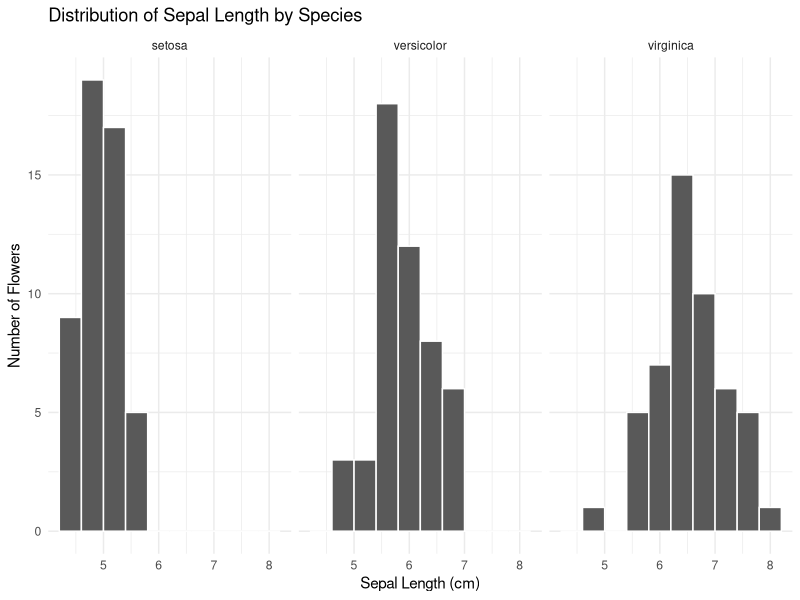
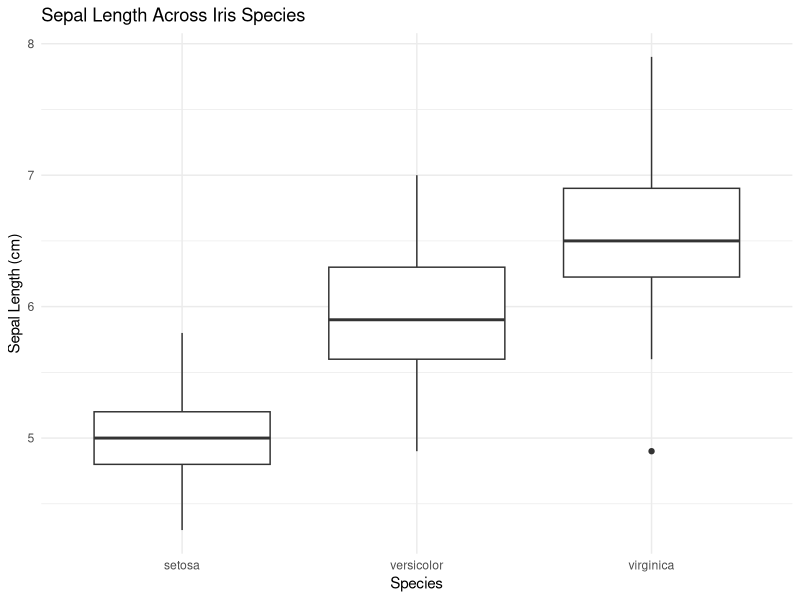
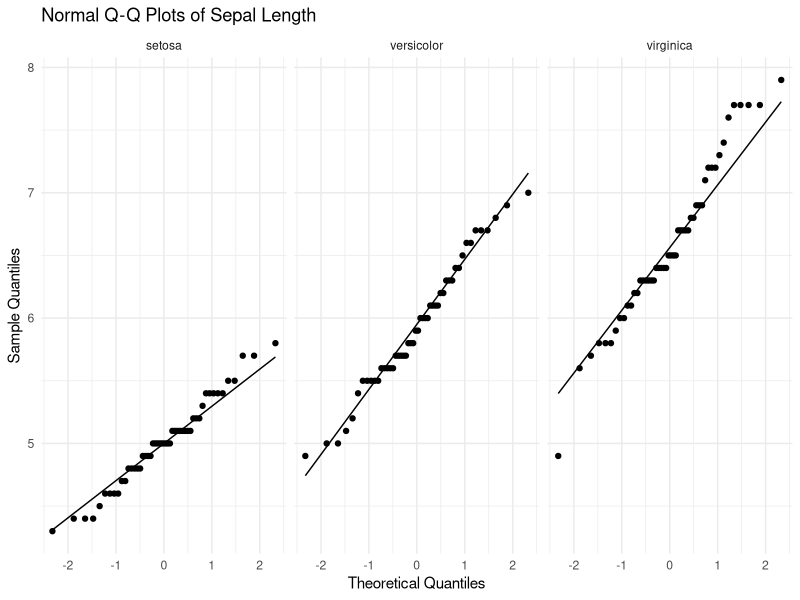
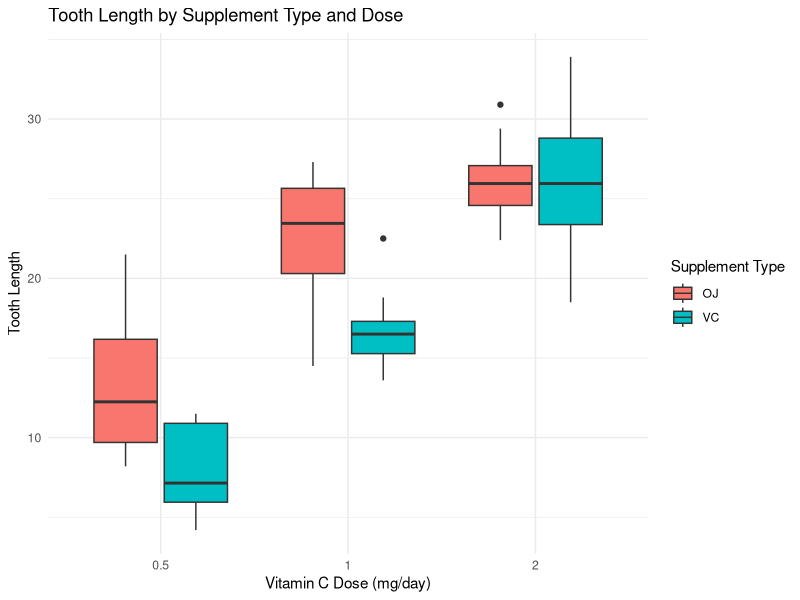
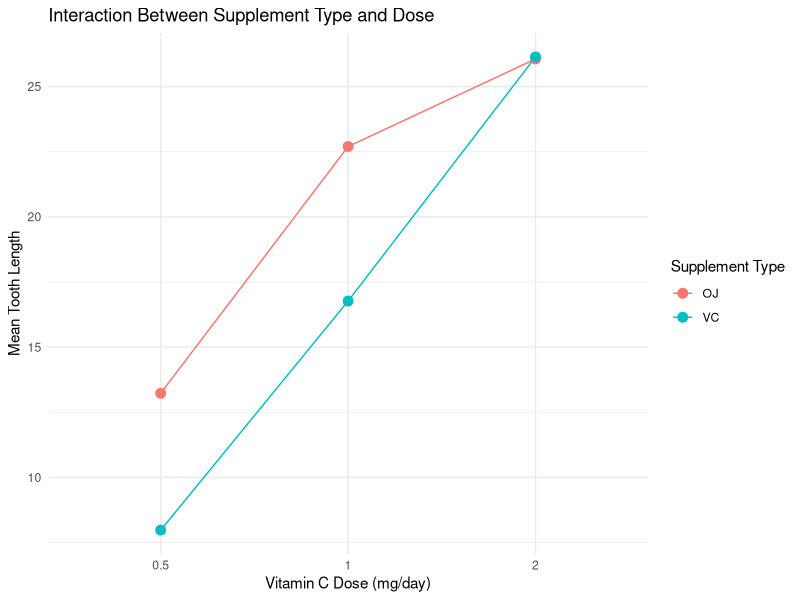
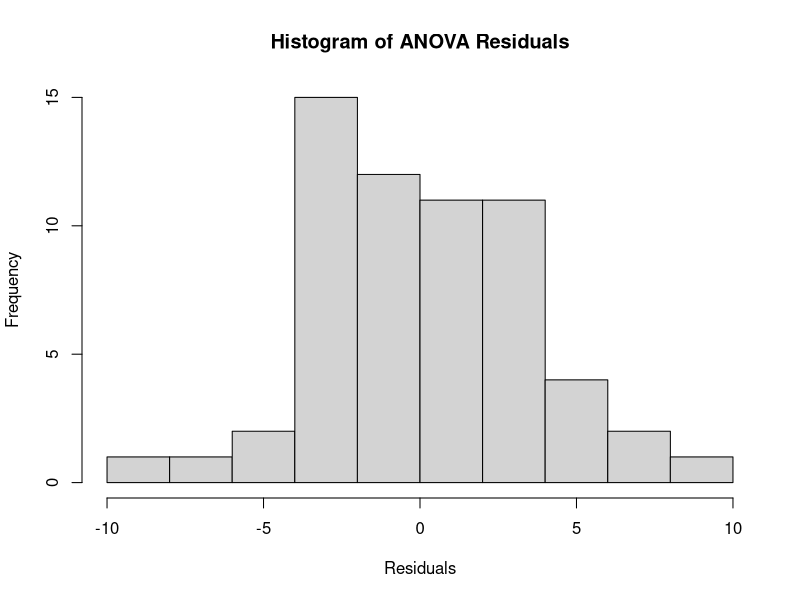
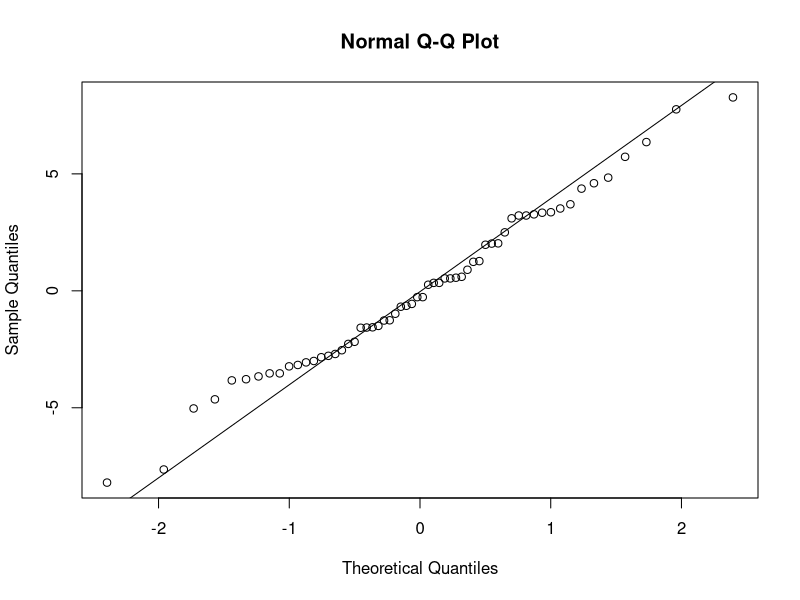
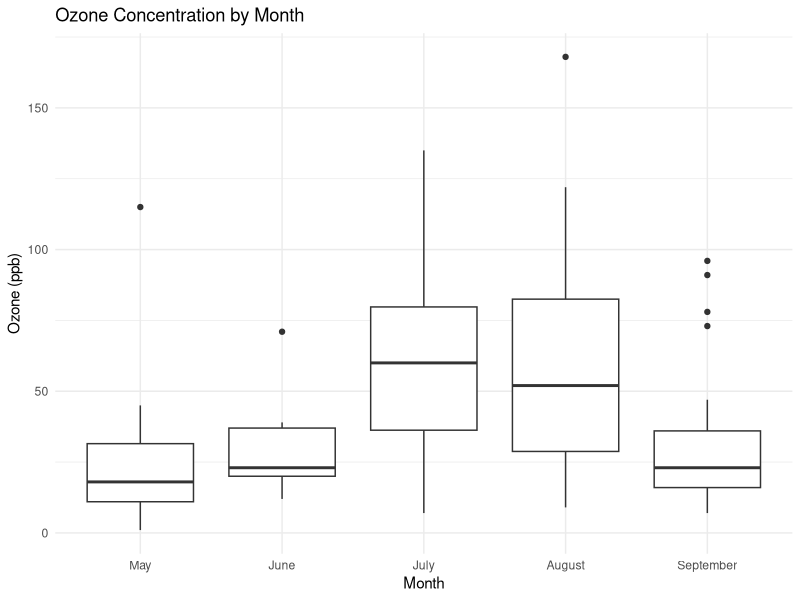

The R source for these figures, in order:
## Name: Denisse Gabrielle C. Bajade

# =========================================================
# BIO 118 Laboratory Exercise 6B
# Comparing Groups: Three or More Groups and Two-Factor Comparisons
# =========================================================

# Load required packages
library(tidyverse)
library(car)

# =========================================================
# 6B.1 Comparing Means of More than Two Groups
# Dataset: iris
# =========================================================

# 6B.1.1 Load and inspect the data

data("iris")

head(iris)
str(iris)
summary(iris)
table(iris$Species)


# 6B.1.2 Explore the data

# Histograms by species
ggplot(iris, aes(x = Sepal.Length)) +
  geom_histogram(bins = 10, color = "white") +
  facet_wrap(~ Species) +
  labs(
    title = "Distribution of Sepal Length by Species",
    x = "Sepal Length (cm)",
    y = "Number of Flowers"
  ) +
  theme_minimal()

# Boxplot
ggplot(iris, aes(x = Species, y = Sepal.Length)) +
  geom_boxplot() +
  labs(
    title = "Sepal Length Across Iris Species",
    x = "Species",
    y = "Sepal Length (cm)"
  ) +
  theme_minimal()

# Descriptive statistics
iris %>%
  group_by(Species) %>%
  summarise(
    n = n(),
    mean_length = mean(Sepal.Length),
    sd_length = sd(Sepal.Length)
  )


# 6B.1.3 State the hypotheses

# H0: The mean sepal length is equal among the three iris species.
# HA: At least one iris species has a different mean sepal length.
# Significance level: alpha = 0.05


# 6B.1.4 Assess the assumptions and choose an appropriate test

# A. Normality: Q-Q plots
ggplot(iris, aes(sample = Sepal.Length)) +
  stat_qq() +
  stat_qq_line() +
  facet_wrap(~ Species) +
  labs(
    title = "Normal Q-Q Plots of Sepal Length",
    x = "Theoretical Quantiles",
    y = "Sample Quantiles"
  ) +
  theme_minimal()

# Shapiro-Wilk test for each species
by(
  iris$Sepal.Length,
  iris$Species,
  shapiro.test
)

# B. Equality of variances: Levene's test
leveneTest(
  Sepal.Length ~ Species,
  data = iris
)


# 6B.1.5 Perform one-way ANOVA

anova_result <- aov(
  Sepal.Length ~ Species,
  data = iris
)

summary(anova_result)


# 6B.1.6 Pairwise comparisons using Tukey's HSD

TukeyHSD(anova_result)


# 6B.1.7 Perform the Kruskal-Wallis test

kruskal.test(
  Sepal.Length ~ Species,
  data = iris
)


# 6B.1.8 Pairwise comparisons after Kruskal-Wallis

pairwise.wilcox.test(
  iris$Sepal.Length,
  iris$Species,
  p.adjust.method = "bonferroni"
)


# =========================================================
# 6B.2 Comparing Means Across Two Factors
# Dataset: ToothGrowth
# =========================================================

# 6B.2.1 Research question

# Does supplement type, vitamin C dose, or their interaction
# significantly affect tooth length?


# 6B.2.2 Load and inspect the data

data("ToothGrowth")

head(ToothGrowth)
str(ToothGrowth)
summary(ToothGrowth)
nrow(ToothGrowth)
table(ToothGrowth$supp, ToothGrowth$dose)

# Convert dose to a categorical variable
ToothGrowth$dose <- as.factor(ToothGrowth$dose)
str(ToothGrowth)


# 6B.2.3 State the hypotheses

# Supplement effect:
# H0: Mean tooth length does not differ between supplement types.
# HA: Mean tooth length differs between supplement types.

# Dose effect:
# H0: Mean tooth length does not differ among dose levels.
# HA: At least one dose level has a different mean tooth length.

# Interaction effect:
# H0: There is no interaction between supplement type and dose.
# HA: There is an interaction between supplement type and dose.

# Significance level: alpha = 0.05


# 6B.2.4 Explore the data

# Summarize the observations
ToothGrowth_summary <- ToothGrowth %>%
  group_by(supp, dose) %>%
  summarise(
    n = n(),
    mean_length = mean(len),
    sd_length = sd(len),
    .groups = "drop"
  )

ToothGrowth_summary

# Boxplot
ggplot(ToothGrowth, aes(x = dose, y = len, fill = supp)) +
  geom_boxplot() +
  labs(
    title = "Tooth Length by Supplement Type and Dose",
    x = "Vitamin C Dose (mg/day)",
    y = "Tooth Length",
    fill = "Supplement Type"
  ) +
  theme_minimal()

# Interaction plot
ggplot(ToothGrowth_summary, aes(
  x = dose,
  y = mean_length,
  color = supp,
  group = supp
)) +
  geom_line() +
  geom_point(size = 3) +
  labs(
    title = "Interaction Between Supplement Type and Dose",
    x = "Vitamin C Dose (mg/day)",
    y = "Mean Tooth Length",
    color = "Supplement Type"
  ) +
  theme_minimal()


# 6B.2.5 Assess the assumptions

# A. Fit the two-way ANOVA model
tooth_aov <- aov(len ~ supp * dose, data = ToothGrowth)
summary(tooth_aov)

# B. Examine the residuals
hist(
  residuals(tooth_aov),
  main = "Histogram of ANOVA Residuals",
  xlab = "Residuals"
)

qqnorm(residuals(tooth_aov))
qqline(residuals(tooth_aov))

shapiro.test(residuals(tooth_aov))

# C. Assess equality of variances
leveneTest(len ~ supp * dose, data = ToothGrowth)


# 6B.2.6 Perform two-way ANOVA

summary(tooth_aov)


# 6B.2.7 Conduct follow-up comparisons

# Compare supplement types
TukeyHSD(tooth_aov, which = "supp")

# Compare dose levels
TukeyHSD(tooth_aov, which = "dose")


# =========================================================
# 6B.3 Practice Activities
# =========================================================


# =========================================================
# 6B.3.1 One-Way ANOVA Using airquality
# Question: Does ozone concentration differ among the five months?
# =========================================================

# 1. Inspect and prepare the data

data("airquality")

head(airquality)
str(airquality)

# Remove observations with missing ozone measurements
ozone_month <- airquality %>%
  filter(!is.na(Ozone))

# Convert Month into a factor
ozone_month <- ozone_month %>%
  mutate(
    Month = factor(
      Month,
      levels = 5:9,
      labels = c("May", "June", "July", "August", "September")
    )
  )

str(ozone_month)
nrow(ozone_month)
table(ozone_month$Month)


# 2. Explore the distribution

# Boxplot
ggplot(ozone_month, aes(x = Month, y = Ozone)) +
  geom_boxplot() +
  labs(
    title = "Ozone Concentration by Month",
    x = "Month",
    y = "Ozone (ppb)"
  ) +
  theme_minimal()

# Descriptive statistics
ozone_month %>%
  group_by(Month) %>%
  summarise(
    n = n(),
    mean_ozone = mean(Ozone),
    sd_ozone = sd(Ozone)
  )


# 3. State the hypotheses

# H0: Mean ozone concentration is equal across the five months.
# HA: At least one month has a different mean ozone concentration.
# Significance level: alpha = 0.05


# 4. Assess the assumptions

# Histograms by month
ggplot(ozone_month, aes(x = Ozone)) +
  geom_histogram(bins = 10, color = "white") +
  facet_wrap(~ Month) +
  labs(
    title = "Distribution of Ozone by Month",
    x = "Ozone (ppb)",
    y = "Number of Days"
  ) +
  theme_minimal()

# Q-Q plots by month
ggplot(ozone_month, aes(sample = Ozone)) +
  stat_qq() +
  stat_qq_line() +
  facet_wrap(~ Month) +
  labs(
    title = "Normal Q-Q Plots of Ozone by Month",
    x = "Theoretical Quantiles",
    y = "Sample Quantiles"
  ) +
  theme_minimal()

# Shapiro-Wilk test for each month
by(
  ozone_month$Ozone,
  ozone_month$Month,
  shapiro.test
)

# Levene's test
leveneTest(
  Ozone ~ Month,
  data = ozone_month
)


# 5. Conduct and report the analysis

# One-way ANOVA with Tukey's HSD (for comparison)
ozone_aov <- aov(Ozone ~ Month, data = ozone_month)
summary(ozone_aov)
TukeyHSD(ozone_aov)

# Kruskal-Wallis test with pairwise Wilcoxon tests (Bonferroni)
kruskal.test(Ozone ~ Month, data = ozone_month)

pairwise.wilcox.test(
  ozone_month$Ozone,
  ozone_month$Month,
  p.adjust.method = "bonferroni"
)


# =========================================================
# 6B.3.2 Two-Way ANOVA Using Simulated Plant Growth Data
# Question: Do fertilizer type, irrigation level, and their interaction
# affect plant growth?
# =========================================================

# 1. Generate the simulated dataset

# Set the random seed for reproducibility
set.seed(123)

# Create simulated data
n <- 60

fertilizer <- rep(
  c("Fertilizer A", "Fertilizer B", "Fertilizer C"),
  each = n / 3
)

irrigation <- rep(
  rep(c("Low", "High"), each = n / 6),
  3
)

plant_growth <- rnorm(n, mean = 5, sd = 1) +
  ifelse(
    fertilizer == "Fertilizer B", 0.5,
    ifelse(fertilizer == "Fertilizer C", 1, 0)
  ) +
  ifelse(irrigation == "High", 1, 0)

# Create the data frame
plant_data <- data.frame(
  Fertilizer = fertilizer,
  Irrigation = irrigation,
  Plant_Growth = plant_growth
)

# Convert explanatory variables to factors
plant_data$Fertilizer <- as.factor(plant_data$Fertilizer)
plant_data$Irrigation <- as.factor(plant_data$Irrigation)


# 2. Load and inspect the data

head(plant_data)
str(plant_data)
table(plant_data$Fertilizer, plant_data$Irrigation)


# 3. Explore the data

# a. Descriptive statistics for each combination
plant_summary <- plant_data %>%
  group_by(Fertilizer, Irrigation) %>%
  summarise(
    n = n(),
    mean_growth = mean(Plant_Growth),
    sd_growth = sd(Plant_Growth),
    .groups = "drop"
  )

plant_summary

# b. Boxplot
ggplot(plant_data, aes(x = Fertilizer, y = Plant_Growth, fill = Irrigation)) +
  geom_boxplot() +
  labs(
    title = "Plant Growth by Fertilizer Type and Irrigation Level",
    x = "Fertilizer Type",
    y = "Plant Growth (cm)",
    fill = "Irrigation Level"
  ) +
  theme_minimal()

# c. Interaction plot
ggplot(plant_summary, aes(
  x = Irrigation,
  y = mean_growth,
  color = Fertilizer,
  group = Fertilizer
)) +
  geom_line() +
  geom_point(size = 3) +
  labs(
    title = "Interaction Between Fertilizer Type and Irrigation Level",
    x = "Irrigation Level",
    y = "Mean Plant Growth (cm)",
    color = "Fertilizer Type"
  ) +
  theme_minimal()


# 4. State the hypotheses

# Fertilizer effect:
# H0: Mean plant growth does not differ among fertilizer types.
# HA: At least one fertilizer type has a different mean plant growth.

# Irrigation effect:
# H0: Mean plant growth does not differ between irrigation levels.
# HA: Mean plant growth differs between irrigation levels.

# Interaction effect:
# H0: There is no interaction between fertilizer type and irrigation level.
# HA: There is an interaction between fertilizer type and irrigation level.

# Significance level: alpha = 0.05


# 5. Assess the assumptions

# a. Fit the two-way ANOVA model
plant_aov <- aov(Plant_Growth ~ Fertilizer * Irrigation, data = plant_data)

# b. Examine the residuals
hist(
  residuals(plant_aov),
  main = "Histogram of ANOVA Residuals",
  xlab = "Residuals"
)

qqnorm(residuals(plant_aov))
qqline(residuals(plant_aov))

# c. Shapiro-Wilk test on the residuals
shapiro.test(residuals(plant_aov))

# d. Levene's test across the six treatment combinations
leveneTest(Plant_Growth ~ Fertilizer * Irrigation, data = plant_data)


# 6. Perform the statistical analysis

summary(plant_aov)

# Follow-up comparisons
TukeyHSD(plant_aov, which = "Fertilizer")
TukeyHSD(plant_aov, which = "Irrigation")
